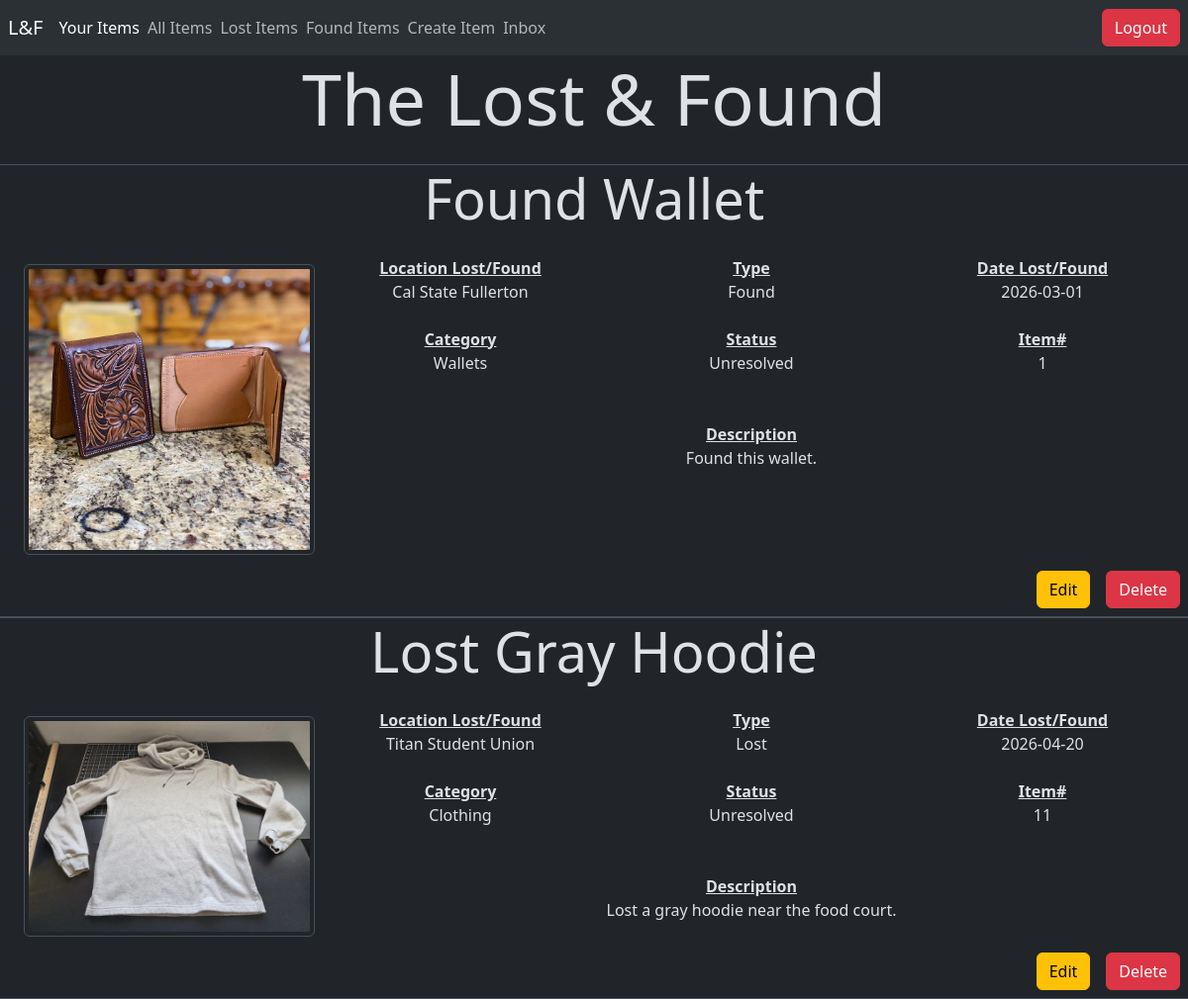
The app's page /user_items.php (signed in) with its own data.
### tables this page shows
CREATE TABLE ITEM (
    Item_id INT AUTO_INCREMENT,
    Inserted_at TIMESTAMP NOT NULL,
    Location VARCHAR(50) NOT NULL,
    Description VARCHAR(250) NOT NULL,
    Title VARCHAR(50) NOT NULL, 
    Type VARCHAR(20) NOT NULL,
    Category VARCHAR(20) NOT NULL,
    Status VARCHAR(20) NOT NULL,
    Date DATE NOT NULL,
    Img VARCHAR(225) NOT NULL,
    User_id INT NOT NULL,

    PRIMARY KEY (Item_id),
    FOREIGN KEY (User_id) REFERENCES USER (User_id)
);

### user_items.php (the view, shortened to what this page needs)
<?php
include("connect.php");
$user_id = $_SESSION["User_id"];
$user_email = $_SESSION["Email"];
$sql_fetch_user_items = "select * from Item where User_id='$user_id';";
$items = $conn->query($sql_fetch_user_items);
$sql_fetch_notifications = "select count(*) from notification where Recipient_email = '$user_email';";
$notifications = $conn->query($sql_fetch_notifications);
$row = $notifications->fetch_assoc();
$count = $row['count(*)'];
?>
<!doctype html>
<html lang="en" class="h-100" data-bs-theme="dark">
<head>
    <link href="https://cdn.jsdelivr.net/npm/bootstrap@5.3.8/dist/css/bootstrap.min.css" rel="stylesheet">
</head>
<nav class="navbar bg-body-tertiary">
    <a class="navbar-brand ms-2" href="#">L&F</a>
    <ul class="navbar-nav me-auto flex-row d-flex">
        <li class="nav-item me-2">
            <a class="nav-link active" href="user_items.php">Your Items</a>
        </li>
        <li class='nav-item me-2'>
            <a class='nav-link' href='view_items.php'>All Items</a>
        </li>
        <li class="nav-item me-2">
            <a class="nav-link" href="lost_items.php">Lost Items</a>
        </li>
        <li class="nav-item me-2">
            <a class="nav-link" href="found_items.php">Found Items</a>
        </li>
        <li class="nav-item me-2">
            <a class="nav-link" href="item_submission.php">Create Item</a>
        </li>
        <?php
        if ($count > 0) {
            echo ("
            <li class='nav-item me-2'>
                <a class='nav-link' href='view_conversations.php'>Inbox*</a>
            </li>
            ");
        } else {
            echo ("
            <li class='nav-item me-2'>
                <a class='nav-link' href='view_conversations.php'>Inbox</a>
            </li>
            ");
        } ?>
    </ul>
    <a href="logout.php">
        <button class="btn btn-danger me-2" type="button">Logout</button>
    </a>
</nav>
<body>
    <h1 class="display-2 text-center mb-4">The Lost & Found</h1>
    <?php while ($row = $items->fetch_assoc()) {
    ?>
        <div class="border-bottom border-top">
            <h1 class="display-4 text-center mb-4"><?php echo $row['Title']; ?></h1>
            <div class="d-flex justify-content-evenly text-center text-break">
                <div class="w-25 d-flex align-items-center flex-column justify-content-center ms-4">
                    <img src="<?php echo $row['Img']; ?>" class="img-thumbnail mb-2 mt-2 rounded">
                </div>
                <div class="w-75 d-flex flex-column">
                    <div class="d-flex justify-content-evenly w-100">
                        <div class="w-100">
                            <b class="text-decoration-underline">Location Lost/Found</b><br>
                            <p><?php echo $row['Location']; ?></p>
                        </div>
                        <div class="w-100">
                            <b class="text-decoration-underline">Type</b><br>
                            <p><?php echo $row['Type']; ?></p>
                        </div>
                        <div class="w-100">
                            <b class="text-decoration-underline">Date Lost/Found</b><br>
                            <p><?php echo $row['Date']; ?></p>
                        </div>
                    </div>
                    <div class="d-flex justify-content-evenly w-100 mt-2 mb-2">
                        <div class="w-100">
                            <b class="text-decoration-underline">Category</b><br>
                            <p><?php echo $row['Category']; ?></p>
                        </div>
                        <div class="w-100">
                            <b class="text-decoration-underline">Status</b><br>
                            <p><?php echo $row['Status']; ?></p>
                        </div>
                        <div class="w-100">
                            <b class="text-decoration-underline">Item#</b><br>
                            <p><?php echo $row['Item_id']; ?></p>
                        </div>
                    </div>
                    <div class="w-100 mt-4">
                        <b class="text-decoration-underline">Description</b><br>
                        <p><?php echo $row['Description']; ?></p>
                    </div>
                </div>
            </div>
            <?php
            echo ("
            <div class='d-flex justify-content-end'>
                <a href='edit_item.php?item_id=" . $row['Item_id'] . "'>
                    <button class='btn btn-warning m-2' type='button'>Edit</button>
                </a>
                <a href='delete_item.php?item_id=" . $row['Item_id'] . "'>
                    <button class='btn btn-danger m-2' type='button'>Delete</button>
                </a>
            </div>");
            ?>
        </div>
    <?php } ?>
</body>
</html>

### records on screen
item: Title "Found Wallet", Img (picture), Location "Cal State Fullerton", Type "Found", Date "2026-03-01", Category "Wallets", Status "Unresolved", Item_id "1", Description "Found this wallet."
item: Title "Lost Gray Hoodie", Img (picture), Location "Titan Student Union", Type "Lost", Date "2026-04-20", Category "Clothing", Status "Unresolved", Item_id "11", Description "Lost a gray hoodie near the food court."
